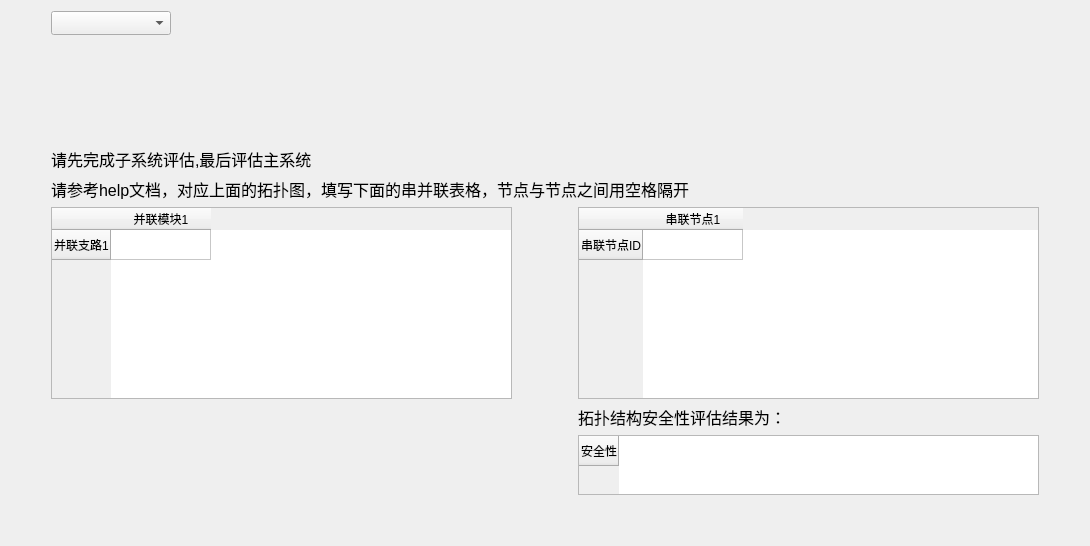
         <widget class="QWidget" name="page">
          <layout class="QGridLayout" name="gridLayout_19">
           <item row="0" column="0">
            <layout class="QVBoxLayout" name="verticalLayout_7">
             <item>
              <layout class="QHBoxLayout" name="horizontalLayout_19">
               <item>
                <spacer name="horizontalSpacer_34">
                 <property name="orientation">
                  <enum>Qt::Horizontal</enum>
                 </property>
                 <property name="sizeType">
                  <enum>QSizePolicy::Preferred</enum>
                 </property>
                 <property name="sizeHint" stdset="0">
                  <size>
                   <width>40</width>
                   <height>20</height>
                  </size>
                 </property>
                </spacer>
               </item>
               <item>
                <layout class="QGridLayout" name="gridLayout_16">
                 <item row="0" column="0">
                  <layout class="QHBoxLayout" name="horizontalLayout_8">
                   <item>
                    <widget class="QComboBox" name="comboBox_tuopu">
                     <property name="sizePolicy">
                      <sizepolicy hsizetype="Preferred" vsizetype="Preferred">
                       <horstretch>0</horstretch>
                       <verstretch>0</verstretch>
                      </sizepolicy>
                     </property>
                     <property name="minimumSize">
                      <size>
                       <width>120</width>
                       <height>24</height>
                      </size>
                     </property>
                     <property name="maximumSize">
                      <size>
                       <width>16777215</width>
                       <height>100</height>
                      </size>
                     </property>
                     <property name="layoutDirection">
                      <enum>Qt::LeftToRight</enum>
                     </property>
                    </widget>
                   </item>
                   <item>
                    <spacer name="horizontalSpacer_33">
                     <property name="orientation">
                      <enum>Qt::Horizontal</enum>
                     </property>
                     <property name="sizeHint" stdset="0">
                      <size>
                       <width>868</width>
                       <height>20</height>
                      </size>
                     </property>
                    </spacer>
                   </item>
                  </layout>
                 </item>
                 <item row="1" column="0">
                  <layout class="QVBoxLayout" name="verticalLayout_6">
                   <item>
                    <layout class="QHBoxLayout" name="horizontalLayout_6">
                     <item>
                      <spacer name="horizontalSpacer_9">
                       <property name="orientation">
                        <enum>Qt::Horizontal</enum>
                       </property>
                       <property name="sizeHint" stdset="0">
                        <size>
                         <width>200</width>
                         <height>20</height>
                        </size>
                       </property>
                      </spacer>
                     </item>
                     <item>
                      <widget class="QLabel" name="label_tuoputu_1">
                       <property name="sizePolicy">
                        <sizepolicy hsizetype="Preferred" vsizetype="Expanding">
                         <horstretch>200</horstretch>
                         <verstretch>200</verstretch>
                        </sizepolicy>
                       </property>
                       <property name="minimumSize">
                        <size>
                         <width>0</width>
                         <height>100</height>
                        </size>
                       </property>
                       <property name="sizeIncrement">
                        <size>
                         <width>0</width>
                         <height>0</height>
                        </size>
                       </property>
                       <property name="font">
                        <font>
                         <pointsize>12</pointsize>
                        </font>
                       </property>
                       <property name="layoutDirection">
                        <enum>Qt::LeftToRight</enum>
                       </property>
                       <property name="text">
                        <string/>
                       </property>
                      </widget>
                     </item>
                     <item>
                      <spacer name="horizontalSpacer_32">
                       <property name="orientation">
                        <enum>Qt::Horizontal</enum>
                       </property>
                       <property name="sizeType">
                        <enum>QSizePolicy::Preferred</enum>
                       </property>
                       <property name="sizeHint" stdset="0">
                        <size>
                         <width>0</width>
                         <height>0</height>
                        </size>
                       </property>
                      </spacer>
                     </item>
                     <item>
                      <spacer name="horizontalSpacer_52">
                       <property name="orientation">
                        <enum>Qt::Horizontal</enum>
                       </property>
                       <property name="sizeType">
                        <enum>QSizePolicy::Fixed</enum>
                       </property>
                       <property name="sizeHint" stdset="0">
                        <size>
                         <width>200</width>
                         <height>20</height>
                        </size>
                       </property>
                      </spacer>
                     </item>
                    </layout>
                   </item>
                   <item>
                    <widget class="QLabel" name="label_4">
                     <property name="font">
                      <font>
                       <pointsize>12</pointsize>
                      </font>
                     </property>
                     <property name="text">
                      <string>请先完成子系统评估,最后评估主系统</string>
                     </property>
                    </widget>
                   </item>
                   <item>
                    <widget class="QLabel" name="label_5">
                     <property name="sizePolicy">
                      <sizepolicy hsizetype="Expanding" vsizetype="Fixed">
                       <horstretch>0</horstretch>
                       <verstretch>0</verstretch>
                      </sizepolicy>
                     </property>
                     <property name="font">
                      <font>
                       <pointsize>12</pointsize>
                      </font>
                     </property>
                     <property name="text">
                      <string>请参考help文档，对应上面的拓扑图，填写下面的串并联表格，节点与节点之间用空格隔开</string>
                     </property>
                    </widget>
                   </item>
                   <item>
                    <layout class="QGridLayout" name="gridLayout_15">
                     <item row="0" column="0">
                      <widget class="QTableWidget" name="tableWidget_Par">
                       <property name="sizePolicy">
                        <sizepolicy hsizetype="Expanding" vsizetype="Fixed">
                         <horstretch>0</horstretch>
                         <verstretch>0</verstretch>
                        </sizepolicy>
                       </property>
                       <property name="layoutDirection">
                        <enum>Qt::LeftToRight</enum>
                       </property>
                       <row>
                        <property name="text">
                         <string>并联支路1</string>
                        </property>
                       </row>
                       <column>
                        <property name="text">
                         <string>并联模块1</string>
                        </property>
                       </column>
                       <item row="0" column="0">
                        <property name="text">
                         <string/>
                        </property>
                       </item>
                      </widget>
                     </item>
                     <item row="1" column="0">
                      <spacer name="horizontalSpacer_8">
                       <property name="orientation">
                        <enum>Qt::Horizontal</enum>
                       </property>
                       <property name="sizeHint" stdset="0">
                        <size>
                         <width>40</width>
                         <height>20</height>
                        </size>
                       </property>
                      </spacer>
                     </item>
                     <item row="1" column="2">
                      <widget class="QLabel" name="label_6">
                       <property name="sizePolicy">
                        <sizepolicy hsizetype="Expanding" vsizetype="Fixed">
                         <horstretch>0</horstretch>
                         <verstretch>0</verstretch>
                        </sizepolicy>
                       </property>
                       <property name="font">
                        <font>
                         <pointsize>12</pointsize>
                        </font>
                       </property>
                       <property name="layoutDirection">
                        <enum>Qt::LeftToRight</enum>
                       </property>
                       <property name="text">
                        <string>拓扑结构安全性评估结果为：</string>
                       </property>
                      </widget>
                     </item>
                     <item row="2" column="0">
                      <spacer name="horizontalSpacer_7">
                       <property name="orientation">
                        <enum>Qt::Horizontal</enum>
                       </property>
                       <property name="sizeHint" stdset="0">
                        <size>
                         <width>40</width>
                         <height>20</height>
                        </size>
                       </property>
                      </spacer>
                     </item>
                     <item row="2" column="2">
                      <widget class="QTableWidget" name="tableWidget_tuopuResult">
                       <property name="sizePolicy">
                        <sizepolicy hsizetype="Expanding" vsizetype="Fixed">
                         <horstretch>0</horstretch>
                         <verstretch>0</verstretch>
                        </sizepolicy>
                       </property>
                       <property name="maximumSize">
                        <size>
                         <width>16777215</width>
                         <height>60</height>
                        </size>
                       </property>
                       <property name="layoutDirection">
                        <enum>Qt::LeftToRight</enum>
                       </property>
                       <row>
                        <property name="text">
                         <string>安全性</string>
                        </property>
                       </row>
                      </widget>
                     </item>
                     <item row="0" column="1">
                      <spacer name="horizontalSpacer_46">
                       <property name="orientation">
                        <enum>Qt::Horizontal</enum>
                       </property>
                       <property name="sizeType">
                        <enum>QSizePolicy::Preferred</enum>
                       </property>
                       <property name="sizeHint" stdset="0">
                        <size>
                         <width>60</width>
                         <height>20</height>
                        </size>
                       </property>
                      </spacer>
                     </item>
                     <item row="0" column="2">
                      <widget class="QTableWidget" name="tableWidget_Ser">
                       <property name="sizePolicy">
                        <sizepolicy hsizetype="Expanding" vsizetype="Fixed">
                         <horstretch>0</horstretch>
                         <verstretch>0</verstretch>
                        </sizepolicy>
                       </property>
                       <property name="layoutDirection">
                        <enum>Qt::LeftToRight</enum>
                       </property>
                       <row>
                        <property name="text">
                         <string>串联节点ID</string>
                        </property>
                       </row>
                       <column>
                        <property name="text">
                         <string>串联节点1</string>
                        </property>
                       </column>
                       <item row="0" column="0">
                        <property name="text">
                         <string/>
                        </property>
                       </item>
                      </widget>
                     </item>
                    </layout>
                   </item>
                  </layout>
                 </item>
                 <item row="2" column="0">
                  <spacer name="verticalSpacer_4">
                   <property name="orientation">
                    <enum>Qt::Vertical</enum>
                   </property>
                   <property name="sizeType">
                    <enum>QSizePolicy::Preferred</enum>
                   </property>
                   <property name="sizeHint" stdset="0">
                    <size>
                     <width>20</width>
                     <height>40</height>
                    </size>
                   </property>
                  </spacer>
                 </item>
                </layout>
               </item>
               <item>
                <spacer name="horizontalSpacer_35">
                 <property name="orientation">
                  <enum>Qt::Horizontal</enum>
                 </property>
                 <property name="sizeType">
                  <enum>QSizePolicy::Preferred</enum>
                 </property>
                 <property name="sizeHint" stdset="0">
                  <size>
                   <width>40</width>
                   <height>20</height>
                  </size>
                 </property>
                </spacer>
               </item>
              </layout>
             </item>
            </layout>
           </item>
          </layout>
         </widget>
